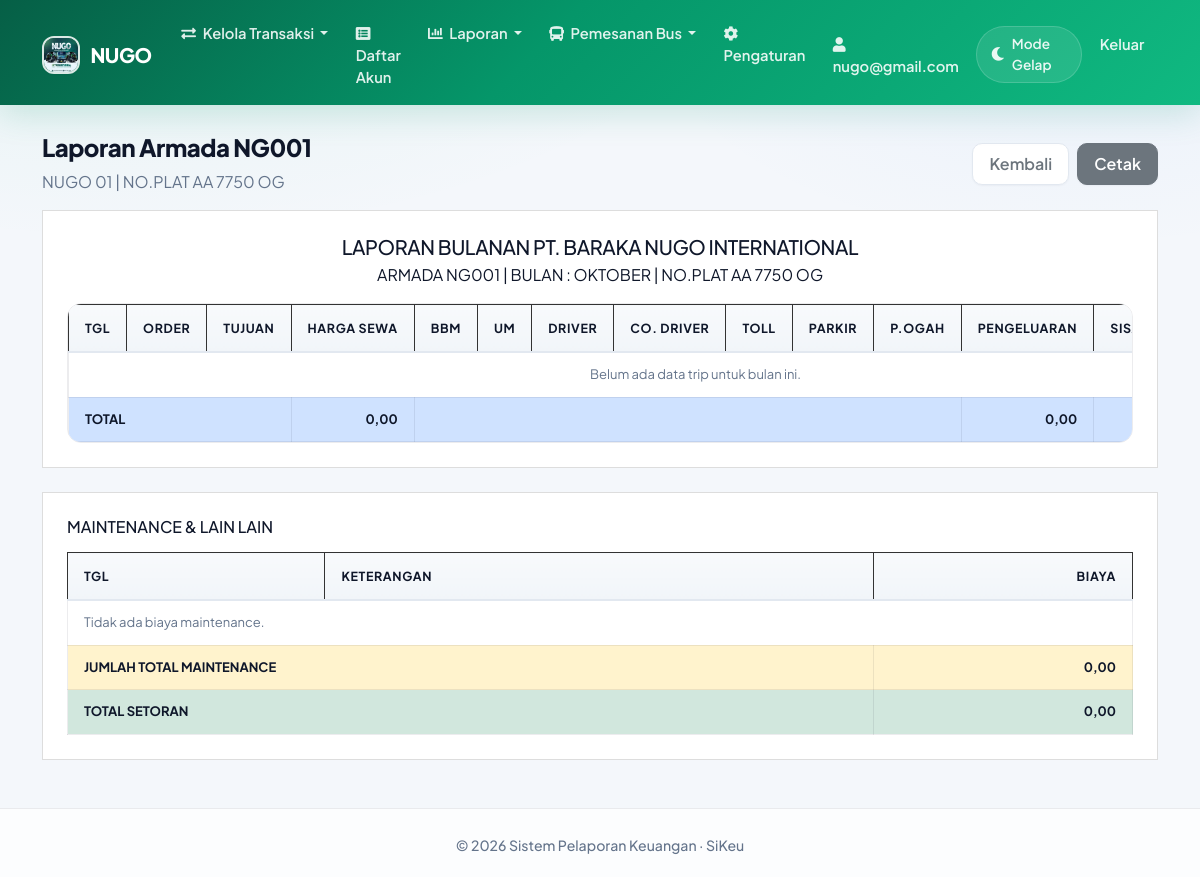
The app's page /bus/laporan_armada.php?bus_id=1&bulan=2026-10 (signed in) with its own data.
### tables this page shows
CREATE TABLE `perusahaan` (
  `id` int(11) NOT NULL,
  `nama` varchar(100) NOT NULL,
  `alamat` text DEFAULT NULL,
  `telepon` varchar(20) DEFAULT NULL,
  `email` varchar(100) DEFAULT NULL,
  `website` varchar(255) DEFAULT NULL COMMENT 'URL website perusahaan',
  `logo` varchar(255) DEFAULT NULL,
  `jenis` enum('regular','premium') NOT NULL DEFAULT 'regular' COMMENT 'Jenis akun perusahaan',
  `deskripsi` text DEFAULT NULL,
  `created_at` timestamp NOT NULL DEFAULT current_timestamp()
);

CREATE TABLE `users` (
  `id` int(11) NOT NULL,
  `username` varchar(50) NOT NULL,
  `password` varchar(255) NOT NULL,
  `nama_lengkap` varchar(100) NOT NULL,
  `email` varchar(100) DEFAULT NULL,
  `no_hp` varchar(20) DEFAULT NULL,
  `alamat` text DEFAULT NULL,
  `foto_profil` varchar(255) DEFAULT NULL,
  `id_perusahaan` int(11) DEFAULT NULL,
  `default_company` int(11) DEFAULT NULL,
  `created_at` timestamp NOT NULL DEFAULT current_timestamp()
);

CREATE TABLE `bus` (
  `id` int(11) NOT NULL,
  `nama_bus` varchar(100) NOT NULL,
  `nomor_polisi` varchar(20) NOT NULL,
  `kode_armada` varchar(20) DEFAULT NULL,
  `lembar_saham` int(11) NOT NULL DEFAULT 0,
  `grup_armada` enum('1-5','6-7') DEFAULT '1-5',
  `kapasitas` int(11) NOT NULL,
  `tipe` varchar(250) NOT NULL,
  `fasilitas` text DEFAULT NULL,
  `harga_per_km` decimal(15,2) NOT NULL,
  `status` enum('tersedia','dalam_perjalanan','pemeliharaan') DEFAULT 'tersedia',
  `foto` varchar(255) DEFAULT NULL,
  `id_perusahaan` int(11) DEFAULT NULL,
  `created_at` timestamp NOT NULL DEFAULT current_timestamp()
);

### bus/laporan_armada.php (the view, shortened to what the rows shown need)
<?php
require_once '../config/database.php';
require_once 'includes/bus_report_helper.php';
$bulan = isset($_GET['bulan']) ? $_GET['bulan'] : date('Y-m');
$busId = isset($_GET['bus_id']) ? (int) $_GET['bus_id'] : 0;
$idPerusahaan = getNugoCompanyId($db);
$report = fetchBusMonthlyReport($db, $idPerusahaan, $bulan);
$bus = null;
foreach ($report['buses'] as $item) {
    if ($item['id'] === $busId) {
        $bus = $item;
        break;
    }
}
include '../templates/header.php';
?>
<div class="container mt-4 mb-5">
    <div class="d-flex justify-content-between align-items-center mb-3 no-print">
        <div>
            <h2>Laporan Armada <?= htmlspecialchars($bus['kode_armada']) ?></h2>
        </div>
    </div>
    <div class="report-sheet mb-4">
        <div class="table-responsive">
            <table class="table report-table table-sm">
                <thead>
                    <tr>
                        <th>TGL</th>
                        <th>ORDER</th>
                        <th>TUJUAN</th>
                        <th class="text-end">HARGA SEWA</th>
                        <th class="text-end">BBM</th>
                        <th class="text-end">UM</th>
                        <th class="text-end">DRIVER</th>
                        <th class="text-end">CO. DRIVER</th>
                        <th class="text-end">TOLL</th>
                        <th class="text-end">PARKIR</th>
                        <th class="text-end">P.OGAH</th>
                        <th class="text-end">PENGELUARAN</th>
                        <th class="text-end">SISA PENDAPATAN</th>
                    </tr>
                </thead>
                <tbody>
                    <tr class="table-primary fw-bold">
                        <td colspan="3">TOTAL</td>
                        <td class="text-end"><?= formatReportCurrency($bus['pemasukan']) ?></td>
                        <td colspan="7"></td>
                        <td class="text-end"><?= formatReportCurrency($bus['pengeluaran']) ?></td>
                        <td class="text-end"><?= formatReportCurrency($bus['pemasukan'] - $bus['pengeluaran']) ?></td>
                    </tr>
                </tbody>
            </table>
        </div>
    </div>
    <div class="report-sheet mb-4">
        <table class="table report-table table-sm">
            <thead>
                <tr>
                    <th>TGL</th>
                    <th>KETERANGAN</th>
                    <th class="text-end">BIAYA</th>
                </tr>
            </thead>
            <tbody>
                <tr class="table-warning fw-bold">
                    <td colspan="2">JUMLAH TOTAL MAINTENANCE</td>
                    <td class="text-end"><?= formatReportCurrency($bus['maintenance']) ?></td>
                </tr>
                <tr class="table-success fw-bold">
                    <td colspan="2">TOTAL SETORAN</td>
                    <td class="text-end"><?= formatReportCurrency($bus['total']) ?></td>
                </tr>
            </tbody>
        </table>
    </div>
</div>
<?php include '../templates/footer.php'; ?>

### templates/header.php (shortened to what the rows shown need)
<!DOCTYPE html>
<html lang="id" data-theme="light">
<head>
    <link href="https://cdn.jsdelivr.net/npm/bootstrap@5.1.3/dist/css/bootstrap.min.css" rel="stylesheet">
    <link href="https://cdnjs.cloudflare.com/ajax/libs/font-awesome/5.15.4/css/all.min.css" rel="stylesheet">
    <?php
    $sikeu_theme_ver = @filemtime(__DIR__ . '/../assets/css/sikeu-theme.css') ?: time();
    $sikeu_dark_ver = @filemtime(__DIR__ . '/../assets/css/dark-mode.css') ?: time();
    $sikeu_style_ver = @filemtime(__DIR__ . '/../assets/css/style.css') ?: time();
    ?>
    <link href="/assets/css/sikeu-theme.css?v=<?= $sikeu_theme_ver ?>" rel="stylesheet">
    <link href="/assets/css/dark-mode.css?v=<?= $sikeu_dark_ver ?>" rel="stylesheet">
    <link rel="stylesheet" href="/assets/css/style.css?v=<?= $sikeu_style_ver ?>">
    <link rel="stylesheet" href="https://unpkg.com/leaflet@1.7.1/dist/leaflet.css" />
</head>
<body class="sikeu-app">
    <nav class="navbar navbar-expand-lg navbar-dark sikeu-navbar">
        <div class="container">
            <a class="navbar-brand" href="/index.php">
                <?php
                $logo_path = '/assets/img/logo.jpg';
                if (isset($_SESSION['user_id']) && isset($db)) {
                    $user_id = $_SESSION['user_id'];
                    $stmt = $db->prepare("SELECT default_company FROM users WHERE id = ?");
                    $stmt->execute([$user_id]);
                    $user_data = $stmt->fetch();
                    $default_company_id = $user_data['default_company'] ?? null;
                    if ($default_company_id) {
                        $stmt = $db->prepare("SELECT logo, nama FROM perusahaan WHERE id = ?");
                        $stmt->execute([$default_company_id]);
                        $perusahaan = $stmt->fetch();
                        if ($perusahaan && !empty($perusahaan['logo'])) {
                            $logo_path = '/' . $perusahaan['logo'];
                        }
                    }
                }
                ?>
                <img src="<?php echo htmlspecialchars($logo_path); ?>" alt="Logo" />
                <?php
                if (isset($perusahaan) && !empty($perusahaan['nama'])) {
                    echo htmlspecialchars($perusahaan['nama']);
                } else {
                    echo "SiKeu";
                }
                ?>
            </a>
            <div class="collapse navbar-collapse" id="navbarNav">
                <ul class="navbar-nav me-auto">
                </ul>
                <ul class="navbar-nav">
                    <?php if (isset($_SESSION['user_id'])) :
                        $stmt = $db->prepare("SELECT * FROM users WHERE id = ?");
                        $stmt->execute([$_SESSION['user_id']]);
                        $user = $stmt->fetch();
                        $username = $user['username'] ?? 'Pengguna';
                    ?>
                        <li class="nav-item">
                            <a class="nav-link" href="/pengaturan/profil.php">
                                <i class="fas fa-user me-1"></i>
                                <span><?php echo htmlspecialchars($username); ?></span>
                            </a>
                        </li>
                        <li class="nav-item d-flex align-items-center px-1">
                            <div class="sikeu-theme-switch" onclick="toggleTheme()" role="button" tabindex="0" aria-label="Toggle theme">
                                <i class="fas fa-moon"></i>
                                <span class="d-none d-lg-inline">Mode Gelap</span>
                            </div>
                        </li>
                        <li class="nav-item">
                            <a class="nav-link" href="/logout.php">Keluar</a>
                        </li>
                    <?php endif; ?>
                </ul>
            </div>
        </div>
    </nav>

### records on screen
perusahaan: logo (picture), nama "NUGO"
users: username "nugo@gmail.com"
bus: lembar_saham "0,00"

### other values on screen
$bus['kode_armada'] "NG001"
$bus['nama_bus'] "NUGO 01"
$bus['nomor_polisi'] "AA 7750 OG"
$monthLabel "OKTOBER"
